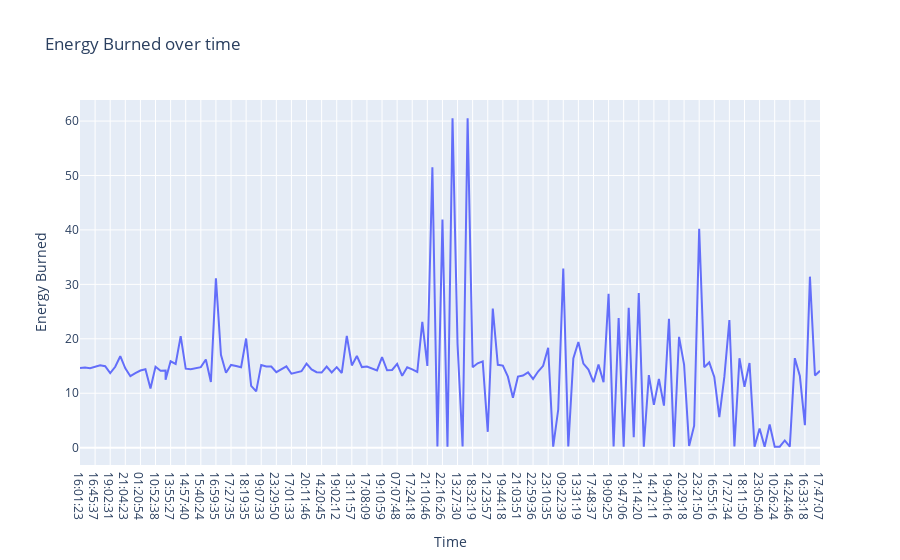

This figure's notebook cell:
### Code cell
fig = px.line(data,x='Time',
             y='Energy Burned',
             title='Energy Burned over time')
fig.show()

### Figure 1 — Plotly figure (JSON) as saved in the notebook; plotly's stock layout.template omitted (floating-point values rounded to 4 significant figures; data arrays with more than 128 entries replaced by an {"elided": "..."} marker saying what was removed)
{"data": [{"hovertemplate": "Time=%{x}<br>Energy Burned=%{y}<extra></extra>", "legendgroup": "", "line": {"color": "#636efa", "dash": "solid"}, "marker": {"symbol": "circle"}, "mode": "lines", "name": "", "orientation": "v", "showlegend": false, "type": "scatter", "x": {"elided": "149 str values"}, "xaxis": "x", "y": {"elided": "149 float values"}, "yaxis": "y"}], "layout": {"legend": {"tracegroupgap": 0}, "title": {"text": "Energy Burned over time"}, "xaxis": {"anchor": "y", "domain": [0, 1], "title": {"text": "Time"}}, "yaxis": {"anchor": "x", "domain": [0, 1], "title": {"text": "Energy Burned"}}}}
